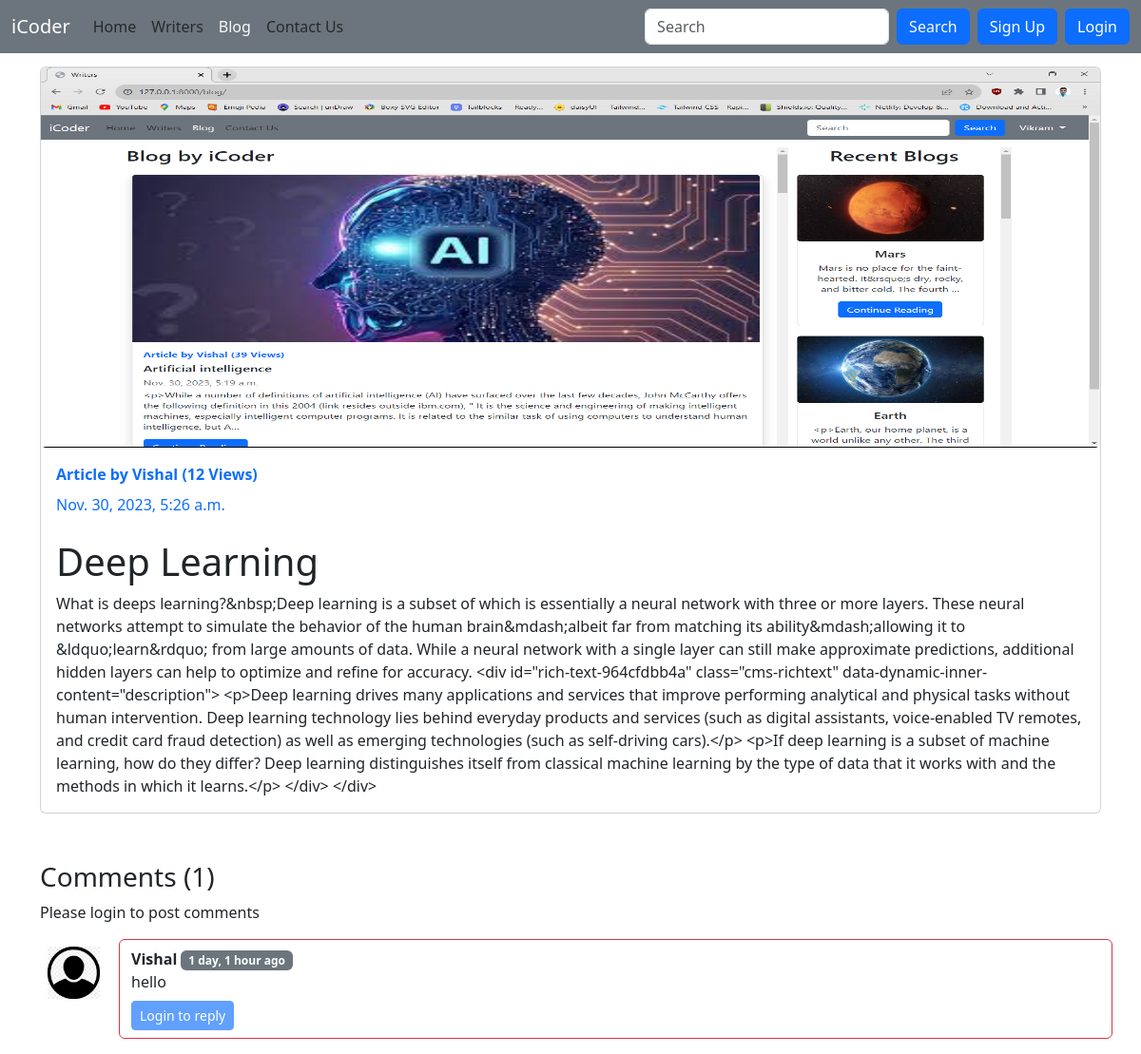
/blog/deeps, run on an earlier commit of the app's database.
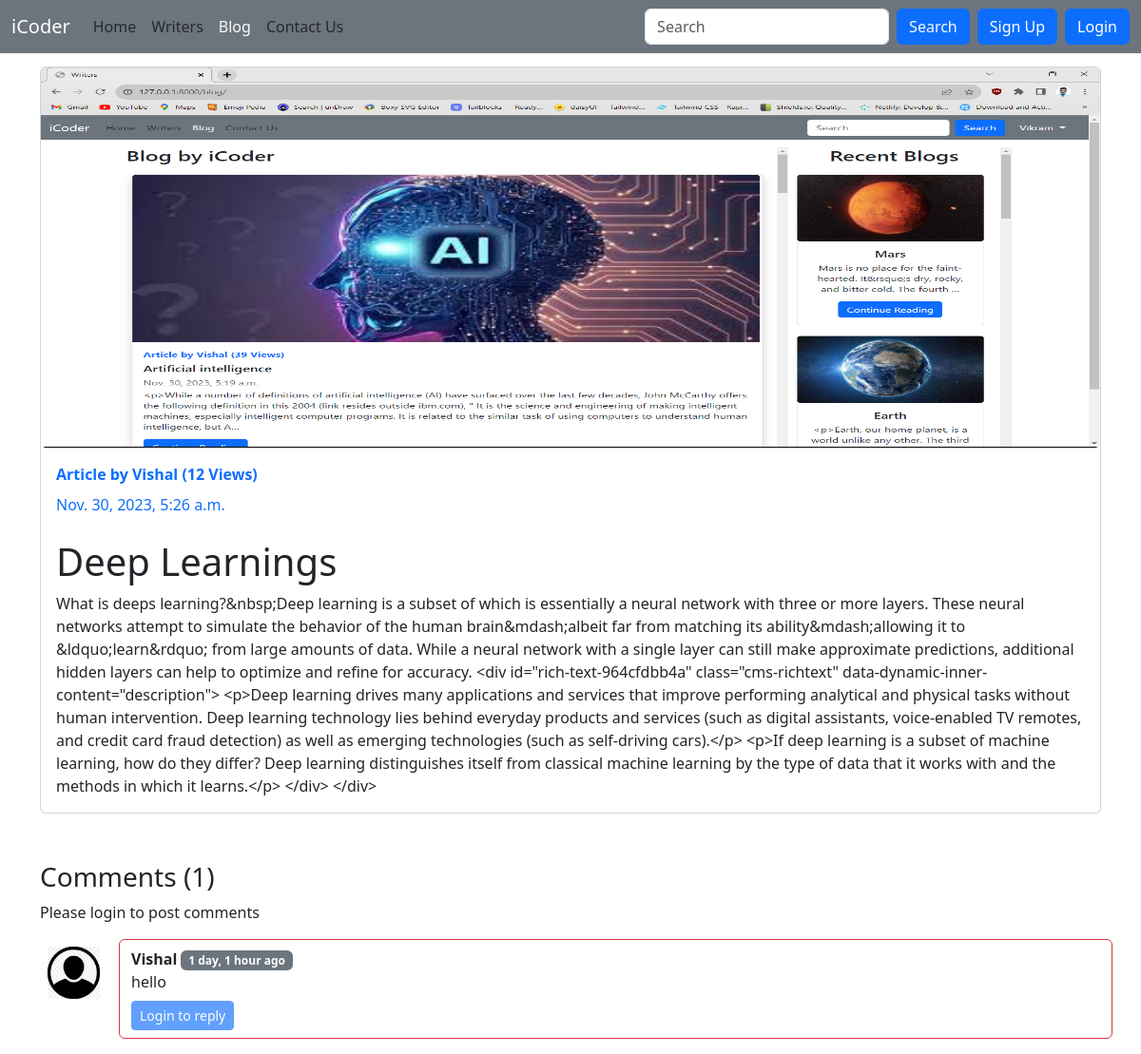
And on a later commit of the database.
### blog/models.py (models this page shows, shortened)
class Post(models.Model):
    sno = models.AutoField(primary_key=True)
    title = models.CharField(max_length=255)
    postImage  = models.ImageField(upload_to='static/img', default='static/img/default.jpg')
    content = models.TextField()
    author = models.CharField(max_length=100)
    slug = models.CharField(max_length=130)
    views = models.IntegerField(default=0)
    timeStamp = models.DateTimeField(blank=True)

### blog/views.py (the view)
# urls.py: path('<str:slug>', views.blogPost, name='blogPost')
def blogPost(request, slug):
    post = Post.objects.filter(slug=slug).first()
    post.views = post.views + 1
    post.save()
    comments = BlogComment.objects.filter(post=post, parent=None)
    replies = BlogComment.objects.filter(post=post).exclude(parent=None)
    replyDict = {}
    for reply in replies:
        if reply.parent.sno not in replyDict.keys():
            replyDict[reply.parent.sno] = [reply]
        else:
            replyDict[reply.parent.sno].append(reply)
    context = {'post':post, 'comments':comments, 'replyDict':replyDict, 'user':request.user}
    return render(request, 'blog/blogPost.html', context)

### templates/blog/blogPost.html (shortened to what this page needs)
{% extends "base.html" %}
{% block blogactive %} text-light {% endblock blogactive %}
{% block body %}
{% load humanize %}
<div class="container">
    <div class="card blog-container">
        <img src="/media/{{post.postImage}}" class="card-img" alt="...">
        <div class="card-body">
        {% if user.is_authenticated %}
          <a href="/writers/{{post.author}}"><b
              class="d-inline-block mb-2 text-primary underline-hover">Article by
              {{post.author}} ({{post.views}} Views)</b></a>
          {% else %}
          <a href="#"><b class="d-inline-block mb-2 text-primary">Article by
              {{post.author}} ({{post.views}} Views)</b></a>
          {% endif %}
          <div class="mb-1 text-primary">{{post.timeStamp}}</div>
          <h1 class="card-title mt-4">{{post.title}}</h1>
          <p class="card-text">{{post.content}}</p>
        </div>
      </div>
</div>
<div class="container">
    <h3>Comments ({{comments.count}})</h3>
    <div class="my-2">
        {% if user.is_authenticated %}
        <form action="/blog/postComment" method="post">
            {% csrf_token %}
            <input type="hidden" name="postSno" value="{{post.sno}}">
            <input type="hidden" name="postSlug" value="{{post.slug}}">
            <input type="hidden" name="parentSno" value="">
            <div class="mb-3">
                <input type="text" class="form-label" name="comment" placeholder="Enter comment here">
            </div>
            <button type="submit" class="btn btn-primary">Submit</button>
        </form>
        {% else %}
        <p>Please login to post comments</p>
        {% endif %}
    </div>
    {% for comment in comments %}
    <div class="row my-3">
        <div class="col-md-1">
            <img class="rounded mx-auto d-block w-100 p-2" src="/static/userimg/user.png" alt="user">
        </div>
        <div class="col-md-11 border border-danger rounded">
            <div class="comment my-2">
                <b>{{comment.user.username}} </b> <span class="badge bg-secondary">{{comment.timestamp|naturaltime}}</span>
                <div>
                    {{comment.comment}}
                </div>
            </div>
            {% if user.is_authenticated %}
            <div class="reply mx-0 my-2">
                <button class="btn btn-sm btn-primary" type="button" data-bs-toggle="collapse"
                    data-bs-target="#replyBox{{comment.sno}}" aria-expanded="false"
                    aria-controls="replyBox{{comment.sno}}">
                    Reply
                </button>
                <div class="collapse my-2" id="replyBox{{comment.sno}}">
                    <div class="card card-body">
                        <form action="/blog/postComment" method="post">
                            {% csrf_token %}
                            <input type="hidden" name="postSno" value="{{post.sno}}">
                            <input type="hidden" name="postSlug" value="{{post.slug}}">
                            <input type="hidden" name="parentSno" value="{{comment.sno}}">
                            <div class="mb-3">
                                <input type="text" class="form-label" name="comment" placeholder="Reply here">
                            </div>
                            <button type="submit" class="btn btn-primary btn-sm">Submit</button>
                        </form>
                    </div>
                </div>
            </div>
            {% else %}
            <button class="btn btn-sm btn-primary" type="button" data-bs-toggle="collapse"
                    data-bs-target="#replyBox{{comment.sno}}" aria-expanded="false"
                    aria-controls="replyBox{{comment.sno}}" disabled>
                    Login to reply
                </button>
            {% endif %}
        </div>
    </div>
    {% endfor %}
</div>
{% endblock body %}

What changed in the data, as far as the page shows it:
changed Post "Vishal": title "Deep Learning" → "Deep Learnings"
